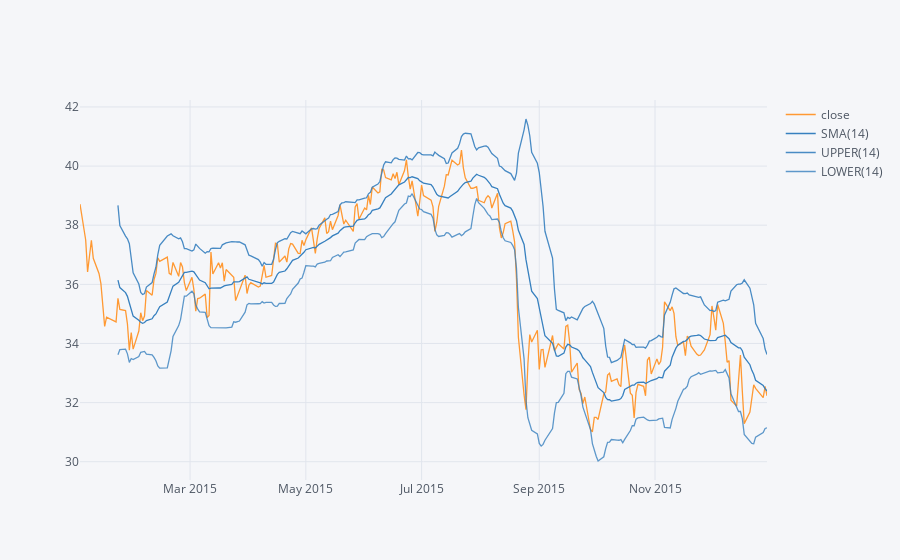

The cell this chart's notebook holds for it:
### Markdown cell above
**Use .ta_plot(study='boll') to create a Bollinger Band Plot for Bank of America for the year 2015.**

### Code cell
bank_stocks['MS']['close']['2015-01-01 00:00:00+00:00':'2015-12-30 00:00:00+00:00'].ta_plot(study='boll',title='bollinger band')

### Figure 1 — Plotly figure (JSON) as saved in the notebook; plotly's stock layout.template omitted (floating-point values rounded to 4 significant figures; data arrays with more than 128 entries replaced by an {"elided": "..."} marker saying what was removed)
{"data": [{"line": {"color": "rgba(255, 153, 51, 1.0)", "dash": "solid", "shape": "linear", "width": 1.3}, "mode": "lines", "name": "close", "text": "", "type": "scatter", "x": {"elided": "251 str values"}, "y": {"elided": "251 float values"}}, {"line": {"color": "rgba(55, 128, 191, 1.0)", "dash": "solid", "shape": "linear", "width": 1.3}, "mode": "lines", "name": "SMA(14)", "text": "", "type": "scatter", "x": {"elided": "251 str values"}, "y": {"elided": "251 mixed values"}}, {"line": {"color": "rgba(55, 128, 191, 0.8999999999999999)", "dash": "solid", "shape": "linear", "width": 1.3}, "mode": "lines", "name": "UPPER(14)", "text": "", "type": "scatter", "x": {"elided": "251 str values"}, "y": {"elided": "251 mixed values"}}, {"line": {"color": "rgba(55, 128, 191, 0.7999999999999998)", "dash": "solid", "shape": "linear", "width": 1.3}, "mode": "lines", "name": "LOWER(14)", "text": "", "type": "scatter", "x": {"elided": "251 str values"}, "y": {"elided": "251 mixed values"}}], "layout": {"legend": {"bgcolor": "#F5F6F9", "font": {"color": "#4D5663"}}, "paper_bgcolor": "#F5F6F9", "plot_bgcolor": "#F5F6F9", "title": {"font": {"color": "#4D5663"}}, "xaxis": {"gridcolor": "#E1E5ED", "showgrid": true, "tickfont": {"color": "#4D5663"}, "title": {"font": {"color": "#4D5663"}, "text": ""}, "zerolinecolor": "#E1E5ED"}, "yaxis": {"gridcolor": "#E1E5ED", "showgrid": true, "tickfont": {"color": "#4D5663"}, "title": {"font": {"color": "#4D5663"}, "text": ""}, "zerolinecolor": "#E1E5ED"}}}
